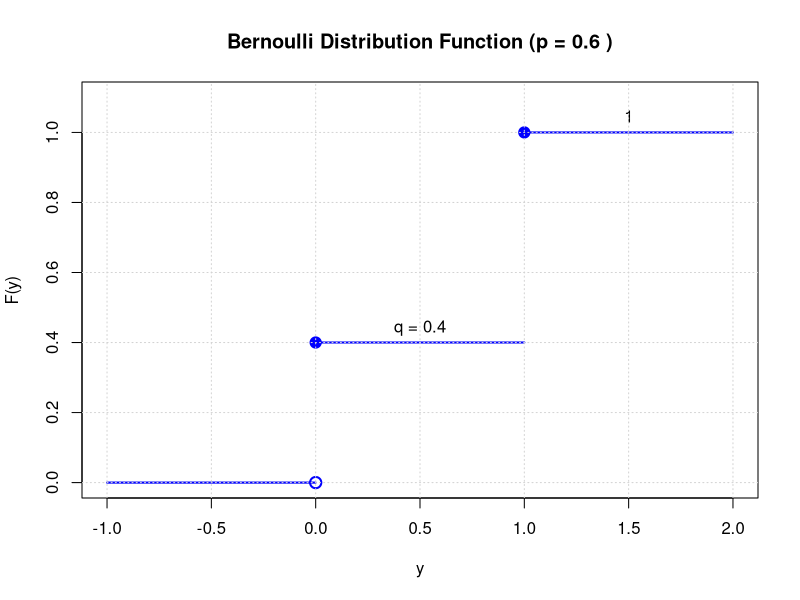

This chart was generated by the following R code:
# Exercise 4.3(a)
png("exercise_4_3a.png", width=800, height=600, res=120)

p <- 0.6  # Example value
q <- 1 - p

y_vals <- c(-1, 0, 1, 2)
F_vals <- c(0, q, 1, 1)

plot(y_vals, F_vals, type="n", 
     xlab="y", ylab="F(y)", 
     main=paste("Bernoulli Distribution Function (p =", p, ")"),
     ylim=c(0, 1.1), xlim=c(-1, 2))

# Draw horizontal segments
segments(x0=-1, x1=0, y0=0, y1=0, lwd=2, col="blue")
segments(x0=0, x1=1, y0=q, y1=q, lwd=2, col="blue")
segments(x0=1, x1=2, y0=1, y1=1, lwd=2, col="blue")

# Add solid points at the left endpoints
points(c(0, 1), c(q, 1), pch=19, col="blue", cex=1.5)

# Add open points at the right endpoints
points(c(0), c(0), pch=1, col="blue", cex=1.5, lwd=2)

# Add labels
text(0.5, q, paste("q =", q), pos=3)
text(1.5, 1, "1", pos=3)

grid()

dev.off()
